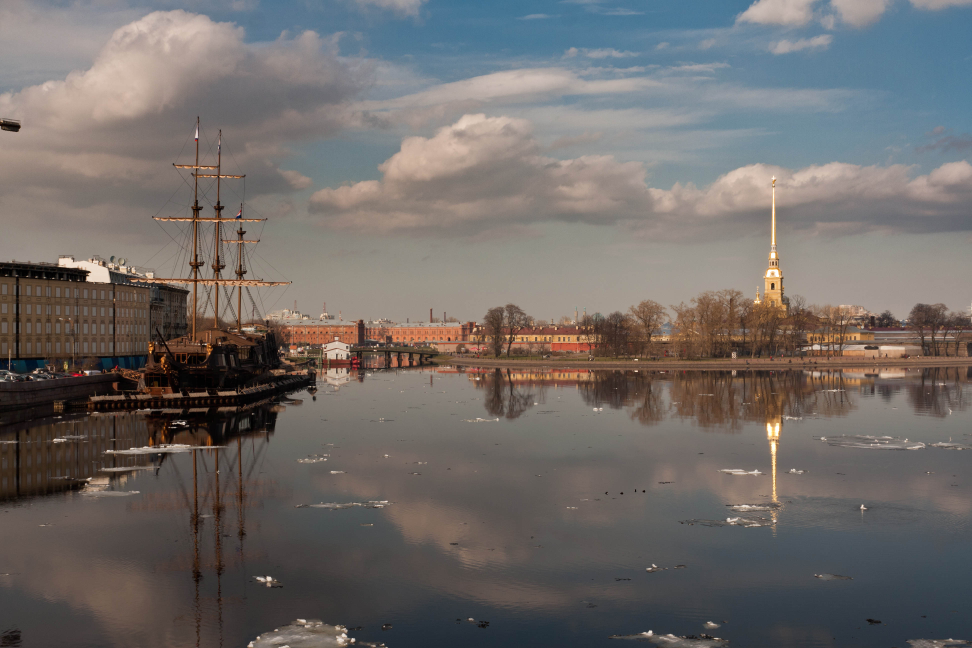
#> input picture imgs/boat/boat1.jpg, 3888 x 2592 px, found by its file name (shown at 1/4 size)
$ python harris_detector.py
#> lines starting #> are read from the running program, lines starting #| are printed output that depends on the picture; after the words box and inside, x2 and y2 are one past the last pixel; in counts of white or black regions, pixels touching at a corner belong together
### src/preprocessing.py
"""
Module 1: Image Preprocessing
Input: Raw images from camera
Output: Preprocessed images ready for feature detection
Implementation: Using OpenCV2 functions
"""

import cv2
import numpy as np


class ImagePreprocessor:
    """
    Handles image preprocessing operations including resizing and normalization.
    """

    def __init__(self, target_width=800):
        """
        Initialize the preprocessor.

        Args:
            target_width (int): Target width for resizing images (default: 800px)
        """
        self.target_width = target_width

    def preprocess(self, image_path, normalize=True, equalize_hist=False):
        """
        Preprocess a single image.

        Args:
            image_path (str): Path to the input image
            normalize (bool): Whether to normalize pixel values to [0, 1]
            equalize_hist (bool): Whether to apply histogram equalization

        Returns:
            tuple: (preprocessed_color_image, grayscale_image)
        """
#> called with image_path = 'imgs/boat/boat1.jpg', normalize = True, equalize_hist = False
        # Read image
        img = cv2.imread(image_path)
#> img is the input picture: shape (2592, 3888, 3); mean B, G, R 104, 106.6, 111.8
        if img is None:
            raise ValueError(f"Could not read image from {image_path}")

        # Resize image to consistent dimensions
        img_resized = self.resize_image(img)

        # Convert to grayscale
        gray = cv2.cvtColor(img_resized, cv2.COLOR_BGR2GRAY)
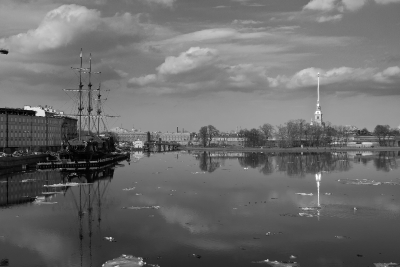
#> gray: shape (533, 800) (shown at 1/2 size); min 0, max 255, mean 107.8

        # Optional: Histogram equalization for better contrast
        if equalize_hist:
            gray = cv2.equalizeHist(gray)

        # Normalize pixel values to [0, 1] range
        if normalize:
            img_normalized = img_resized.astype(np.float32) / 255.0
            gray_normalized = gray.astype(np.float32) / 255.0
        else:
            img_normalized = img_resized
            gray_normalized = gray

        return img_normalized, gray_normalized

    def resize_image(self, image):
        """
        Resize image to target width while maintaining aspect ratio.

        Args:
            image (np.ndarray): Input image

        Returns:
            np.ndarray: Resized image
        """
        height, width = image.shape[:2]

        # Calculate new height to maintain aspect ratio
        aspect_ratio = height / width
        new_height = int(self.target_width * aspect_ratio)

        # Resize image
        resized = cv2.resize(image, (self.target_width, new_height),
                           interpolation=cv2.INTER_LINEAR)

        return resized

    # [86 lines left out: functions preprocess_batch, color_correction, _match_histograms, not called in this run]


# [17 lines that do not run on import are left out]

### src/harris_detector.py
"""
Module 2: Harris Corner Detector
Input: Preprocessed grayscale images
Output: List of keypoint coordinates (x, y) for each image
Implementation: From Scratch

Method:
1. Compute image gradients using Sobel operators (Ix, Iy)
2. Calculate structure tensor: M = [[Ixx, Ixy], [Ixy, Iyy]]
3. Apply Gaussian smoothing to structure tensor
4. Compute Harris response: R = det(M) - k × trace(M)²
5. Threshold response and apply non-maximum suppression
"""

import cv2
import numpy as np


class HarrisCornerDetector:
    """
    Harris Corner Detector implementation from scratch.
    """

    def __init__(self, k=0.04, threshold=0.01, window_size=3, nms_size=5):
        """
        Initialize Harris Corner Detector.

        Args:
            k (float): Harris detector free parameter (typically 0.04-0.06)
            threshold (float): Threshold for corner response (relative to max response)
            window_size (int): Size of the Gaussian window for smoothing
            nms_size (int): Size of non-maximum suppression window
        """
        self.k = k
        self.threshold = threshold
        self.window_size = window_size
        self.nms_size = nms_size

    def compute_gradients(self, image):
        """
        Compute image gradients using Sobel operators.

        Args:
            image (np.ndarray): Grayscale image (normalized to [0, 1])

        Returns:
            tuple: (Ix, Iy) - gradients in x and y directions
        """
        # Sobel kernels
        sobel_x = np.array([[-1, 0, 1],
                           [-2, 0, 2],
                           [-1, 0, 1]], dtype=np.float32)

        sobel_y = np.array([[-1, -2, -1],
                           [ 0,  0,  0],
                           [ 1,  2,  1]], dtype=np.float32)

        # Compute gradients using convolution
        Ix = cv2.filter2D(image, -1, sobel_x)
        Iy = cv2.filter2D(image, -1, sobel_y)

        return Ix, Iy

    def compute_structure_tensor(self, Ix, Iy):
        """
        Calculate structure tensor components.

        Args:
            Ix (np.ndarray): Gradient in x direction
            Iy (np.ndarray): Gradient in y direction

        Returns:
            tuple: (Ixx, Iyy, Ixy) - structure tensor components
        """
        # Compute products of derivatives
        Ixx = Ix * Ix
        Iyy = Iy * Iy
        Ixy = Ix * Iy

        return Ixx, Iyy, Ixy

    def apply_gaussian_smoothing(self, Ixx, Iyy, Ixy):
        """
        Apply Gaussian smoothing to structure tensor components.

        Args:
            Ixx, Iyy, Ixy (np.ndarray): Structure tensor components

        Returns:
            tuple: (Sxx, Syy, Sxy) - smoothed structure tensor components
        """
        # Apply Gaussian blur to each component
        Sxx = cv2.GaussianBlur(Ixx, (self.window_size, self.window_size), 0)
        Syy = cv2.GaussianBlur(Iyy, (self.window_size, self.window_size), 0)
        Sxy = cv2.GaussianBlur(Ixy, (self.window_size, self.window_size), 0)

        return Sxx, Syy, Sxy

    def compute_harris_response(self, Sxx, Syy, Sxy):
        """
        Compute Harris corner response.
        R = det(M) - k × trace(M)²
        where M = [[Sxx, Sxy], [Sxy, Syy]]

        Args:
            Sxx, Syy, Sxy (np.ndarray): Smoothed structure tensor components

        Returns:
            np.ndarray: Harris response map
        """
        # Compute determinant: det(M) = Sxx * Syy - Sxy²
        det_M = Sxx * Syy - Sxy * Sxy

        # Compute trace: trace(M) = Sxx + Syy
        trace_M = Sxx + Syy

        # Compute Harris response: R = det(M) - k * trace(M)²
        R = det_M - self.k * (trace_M ** 2)

        return R

    def apply_threshold(self, R):
        """
        Apply threshold to Harris response.

        Args:
            R (np.ndarray): Harris response map

        Returns:
            np.ndarray: Binary mask of corner candidates
        """
        # Threshold as percentage of maximum response
        threshold_value = self.threshold * R.max()

        # Create binary mask
        corner_mask = R > threshold_value

        return corner_mask

    def non_maximum_suppression(self, R, corner_mask):
        """
        Apply non-maximum suppression to find local maxima.

        Args:
            R (np.ndarray): Harris response map
            corner_mask (np.ndarray): Binary mask of corner candidates

        Returns:
            list: List of keypoint coordinates [(x, y), ...]
        """
        keypoints = []

        # Get coordinates of corner candidates
        corner_coords = np.argwhere(corner_mask)

        # For each corner candidate, check if it's a local maximum
        for coord in corner_coords:
            y, x = coord

            # Define neighborhood bounds
            y_min = max(0, y - self.nms_size // 2)
            y_max = min(R.shape[0], y + self.nms_size // 2 + 1)
            x_min = max(0, x - self.nms_size // 2)
            x_max = min(R.shape[1], x + self.nms_size // 2 + 1)

            # Extract neighborhood
            neighborhood = R[y_min:y_max, x_min:x_max]

            # Check if current point is the maximum in the neighborhood
            if R[y, x] == neighborhood.max():
                keypoints.append((x, y))  # Store as (x, y) for consistency

        return keypoints

    def detect(self, image):
        """
        Detect Harris corners in an image.

        Args:
            image (np.ndarray): Grayscale image (normalized to [0, 1])

        Returns:
            list: List of keypoint coordinates [(x, y), ...]
        """
        # Ensure image is in correct format
        if image.dtype != np.float32 and image.dtype != np.float64:
            image = image.astype(np.float32)

        # If image is not normalized, normalize it
        if image.max() > 1.0:
            image = image / 255.0

        print("Step 1: Computing gradients...")
        Ix, Iy = self.compute_gradients(image)
#> in compute_gradients, `Ix = cv2.filter2D(image, -1, sobel_x)`:
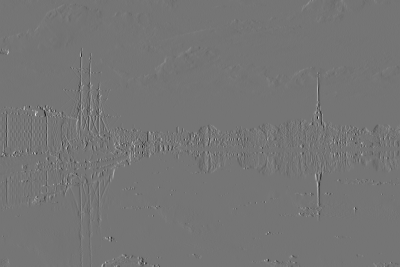
#> Ix: shape (533, 800) float32 (shown at 1/2 size); min -2.95, max 3.46, mean 0.000511; drawn with min black and max white
#> in compute_gradients, `Iy = cv2.filter2D(image, -1, sobel_y)`:
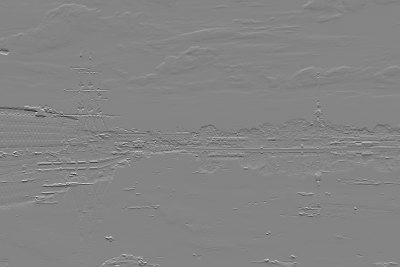
#> Iy: shape (533, 800) float32 (shown at 1/2 size); min -3.3, max 3.04, mean -0.00389; drawn with min black and max white

        print("Step 2: Computing structure tensor...")
        Ixx, Iyy, Ixy = self.compute_structure_tensor(Ix, Iy)

        print("Step 3: Applying Gaussian smoothing...")
        Sxx, Syy, Sxy = self.apply_gaussian_smoothing(Ixx, Iyy, Ixy)

        print("Step 4: Computing Harris response...")
        R = self.compute_harris_response(Sxx, Syy, Sxy)
#> in compute_harris_response, `R = det_M - self.k * (trace_M ** 2)`:
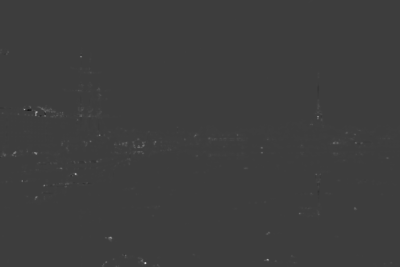
#> R: shape (533, 800) float32 (shown at 1/2 size); min -1.28, max 3.99, mean 0.00443; drawn with min black and max white

        print("Step 5: Applying threshold...")
        corner_mask = self.apply_threshold(R)
#> in apply_threshold, `threshold_value = self.threshold * R.max()`: threshold_value = 0.0399
#> in apply_threshold, `corner_mask = R > threshold_value`:
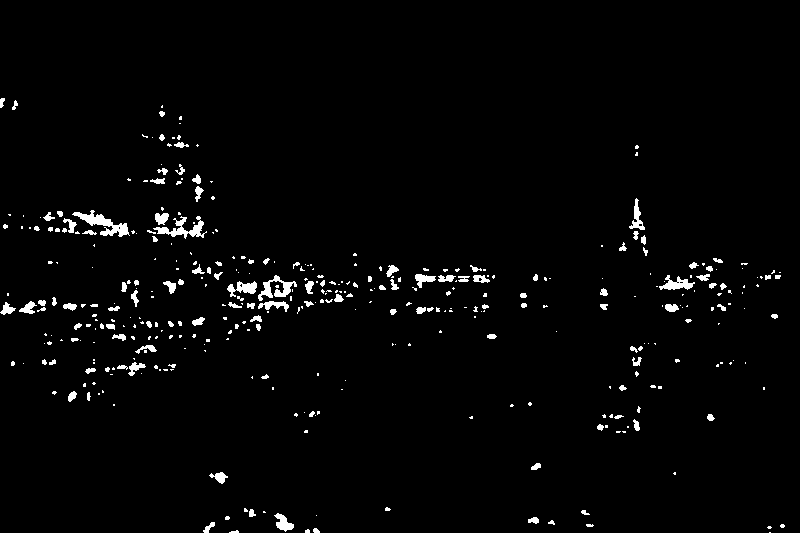
#> corner_mask: shape (533, 800) bool; 2.2% white; 386 white regions (263 under 20 px), largest, box (x1, y1, x2, y2) and area: (72, 210, 130, 237) 541, (153, 216, 207, 239) 441, (258, 275, 297, 301) 370

        print("Step 6: Non-maximum suppression...")
        keypoints = self.non_maximum_suppression(R, corner_mask)
#> in non_maximum_suppression, `corner_coords = np.argwhere(corner_mask)`: corner_coords = 9357 pairs, first value 98 to 532, second value 0 to 784
#> the loop in non_maximum_suppression, `for coord in corner_coords:` made 9357 passes
#> (y, x, y_min, y_max, x_min, x_max) on passes 1 to 3: (98, 1, 96, 101, 0, 4), (98, 2, 96, 101, 0, 5), (98, 3, 96, 101, 1, 6)
#> after the loop in non_maximum_suppression, `for coord in corner_coords:`: keypoints = 536 pairs, first value 1 to 782, second value 100 to 532

        print(f"Detected {len(keypoints)} corners")
#| Detected 536 corners

        return keypoints, R

    def visualize_keypoints(self, image, keypoints, radius=3, color=(0, 255, 0)):
        """
        Visualize detected keypoints on the image.

        Args:
            image (np.ndarray): Original image
            keypoints (list): List of keypoint coordinates
            radius (int): Radius of keypoint circles
            color (tuple): Color of keypoint circles (BGR)

        Returns:
            np.ndarray: Image with keypoints drawn
        """
        # Convert to uint8 if needed
        if image.dtype == np.float32 or image.dtype == np.float64:
            vis_image = (image * 255).astype(np.uint8)
        else:
            vis_image = image.copy()

        # Convert to BGR if grayscale
        if len(vis_image.shape) == 2:
            vis_image = cv2.cvtColor(vis_image, cv2.COLOR_GRAY2BGR)

        # Draw keypoints
        for x, y in keypoints:
            cv2.circle(vis_image, (int(x), int(y)), radius, color, -1)

        return vis_image


if __name__ == "__main__":
    # Example usage
    from preprocessing import ImagePreprocessor

    # Preprocess image
    preprocessor = ImagePreprocessor(target_width=800)
    color_img, gray_img = preprocessor.preprocess("imgs/boat/boat1.jpg")

    # Detect Harris corners
    detector = HarrisCornerDetector(k=0.04, threshold=0.01, window_size=5, nms_size=5)
    keypoints, response = detector.detect(gray_img)

    # Visualize results
    result = detector.visualize_keypoints(color_img, keypoints)
#> the loop in visualize_keypoints, `for x, y in keypoints:` made 536 passes
#> (x, y) on passes 1 to 3: (2, 100), (16, 104), (1, 105)
#> after the loop in visualize_keypoints, `for x, y in keypoints:`:
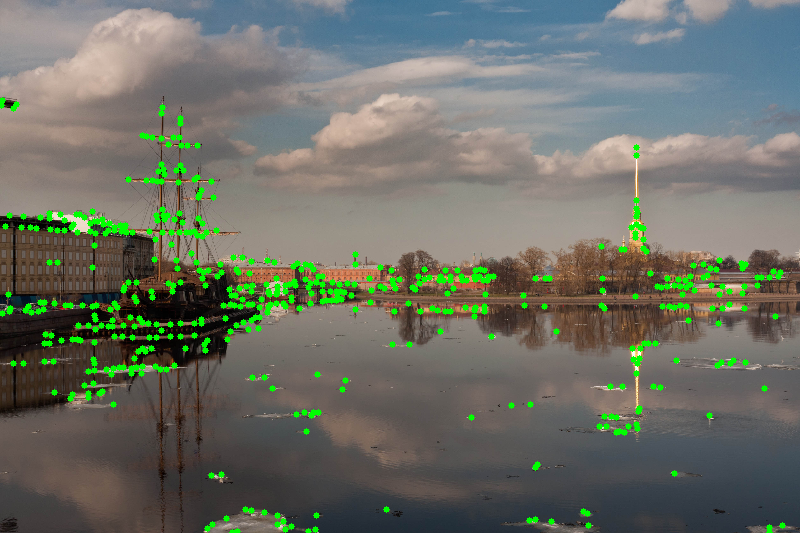
#> vis_image: shape (533, 800, 3); mean B, G, R 101.2, 112, 107.6

    # Save result
    cv2.imwrite("results/harris_corners.jpg", (result * 255).astype(np.uint8))
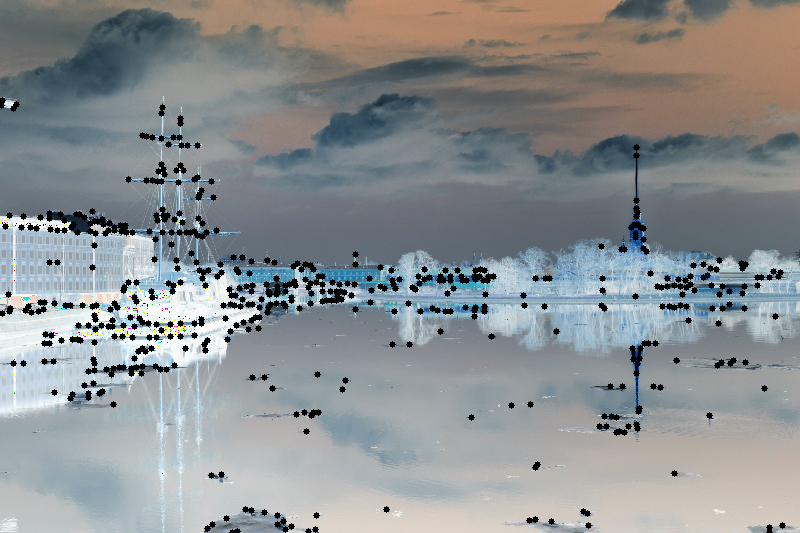
#> saved as harris_corners.jpg: shape (533, 800, 3); mean B, G, R 145.8, 143.9, 139.5
    print(f"Result saved to results/harris_corners.jpg")

$ run again, with imgs/boat/boat2.jpg copied over imgs/boat/boat1.jpg
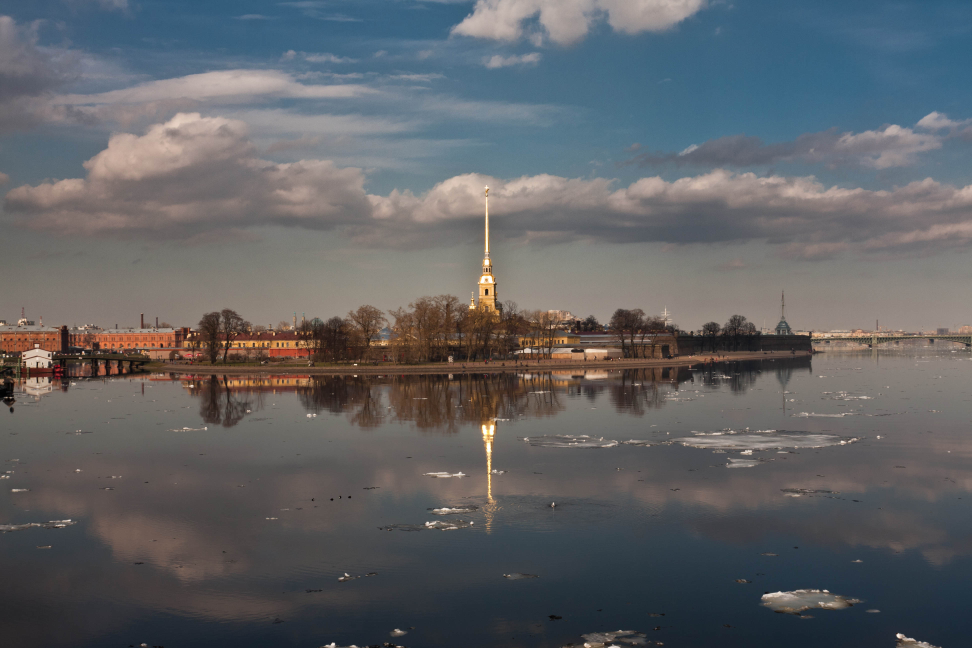
#> input picture imgs/boat/boat2.jpg, 3888 x 2592 px, found by its file name (shown at 1/4 size)
#> in preprocess, img is the input picture: shape (2592, 3888, 3); mean B, G, R 101, 98, 96.5
#> threshold_value = 0.0644
#> in apply_threshold, `corner_mask = R > threshold_value`:
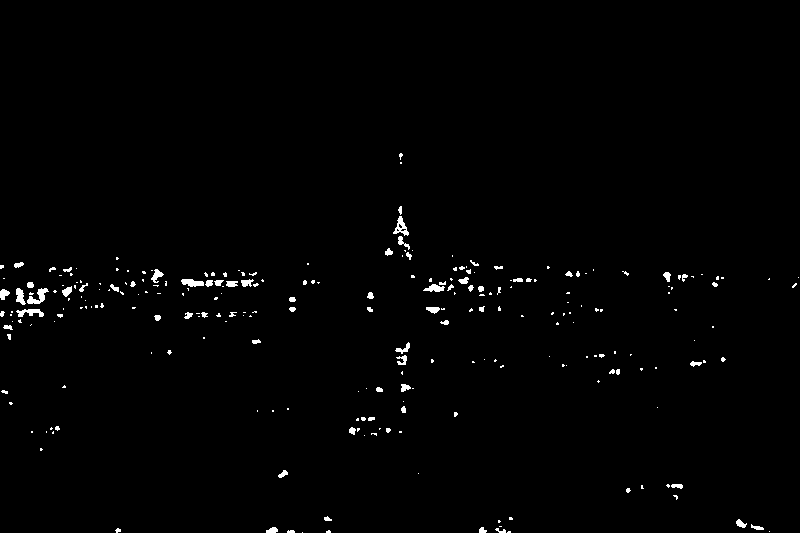
#> corner_mask: shape (533, 800) bool; 1% white; 255 white regions (184 under 20 px), largest, box (x1, y1, x2, y2) and area: (27, 288, 49, 304) 162, (393, 216, 409, 236) 140, (16, 309, 44, 317) 135
#> corner_coords = 4408 pairs, first value 153 to 532, second value 0 to 798
#> the loop in non_maximum_suppression, `for coord in corner_coords:` made 4408 passes
#> (y, x, y_min, y_max, x_min, x_max) on passes 1 to 3: (153, 400, 151, 156, 398, 403), (153, 401, 151, 156, 399, 404), (154, 399, 152, 157, 397, 402)
#> after the loop in non_maximum_suppression, `for coord in corner_coords:`: keypoints = 311 pairs, first value 1 to 798, second value 155 to 532
#| Detected 311 corners
#> the loop in visualize_keypoints, `for x, y in keypoints:` made 311 passes
#> (x, y) on passes 1 to 3: (400, 155), (400, 163), (400, 210)
#> `cv2.imwrite("results/harris_corners.jpg", (result * 255).astype(np.uin..`:
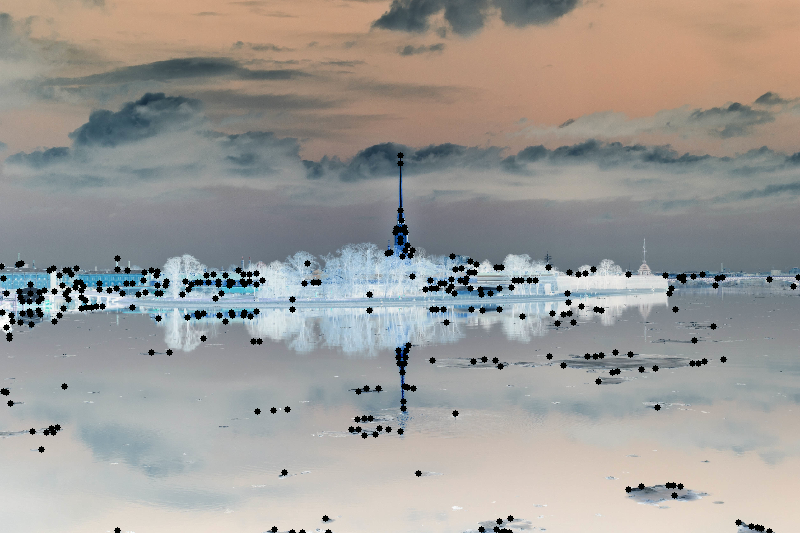
#> saved as harris_corners.jpg: shape (533, 800, 3); mean B, G, R 151.7, 155, 156.9
